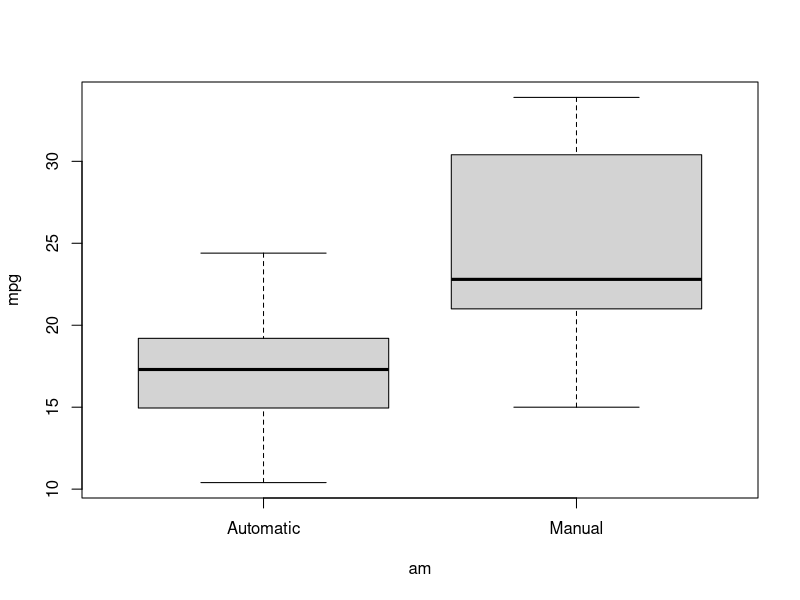
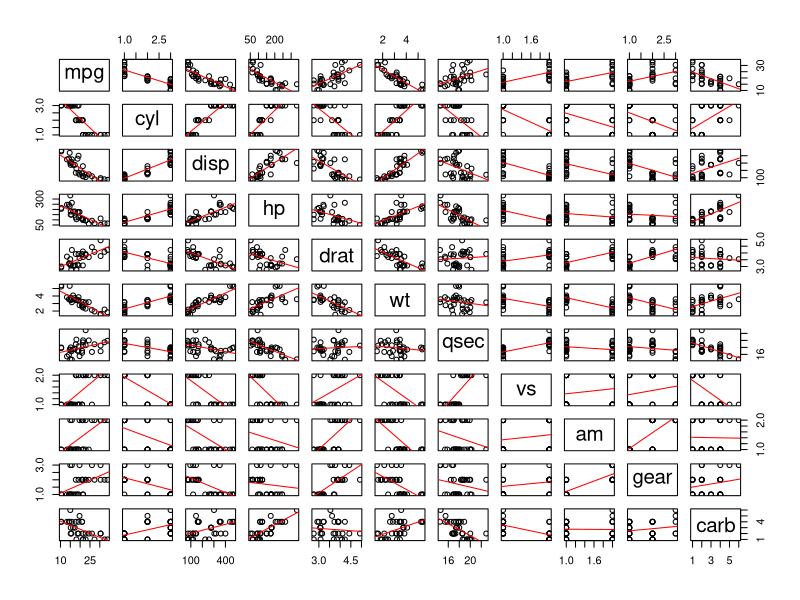

Reproduce these figures in R, in order. (Note: this script raises an error after producing the figures.)
set.seed(23072016)
# Loading in the data.
data("mtcars")

# Transforming the proper variables to factor variables. 
cols <- c("cyl", "vs", "gear", "carb")
mtcars[, cols] <- lapply(mtcars[, cols], as.factor)
mtcars$am <- factor(mtcars$am, levels = c("0", "1"), labels = c("Automatic", "Manual"))

# Some exploratory analysis.
summary(mtcars)
boxplot(mpg ~ am, data = mtcars)

pairs(mtcars, panel = function(x, y){
    points(x, y)
    abline(lm(y~x), col = "red")
})

# Testing for significant differences between MPG for TT
shapiro.test(mtcars$mpg) # Assumption of normalcy holds
result <- t.test(mpg ~ am, data = mtcars)

# Fitting a linear regression model.
fit <- lm(mpg ~ am, data = mtcars)
summary(fit)

fit.all <- lm(mpg ~ ., data = mtcars)
fit.final <- step(fit.all, direction = "both")
summary(fitall)